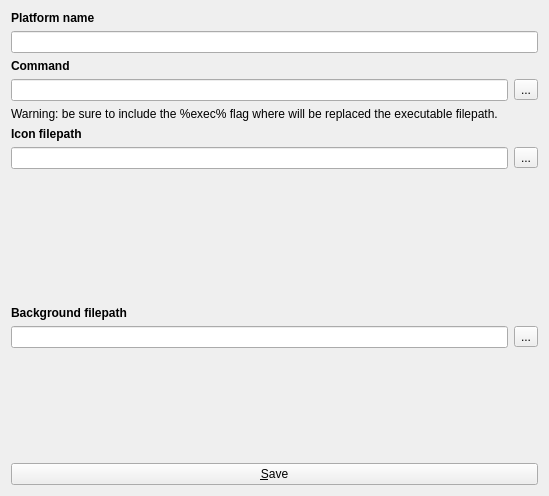
<?xml version="1.0" encoding="UTF-8"?>
<ui version="4.0">
 <class>Settings</class>
 <widget class="QWidget" name="Settings">
  <property name="geometry">
   <rect>
    <x>0</x>
    <y>0</y>
    <width>549</width>
    <height>496</height>
   </rect>
  </property>
  <property name="windowTitle">
   <string>Form</string>
  </property>
  <layout class="QVBoxLayout" name="verticalLayout_2">
   <item>
    <widget class="QLabel" name="label">
     <property name="font">
      <font>
       <weight>75</weight>
       <bold>true</bold>
      </font>
     </property>
     <property name="text">
      <string>Platform name</string>
     </property>
    </widget>
   </item>
   <item>
    <widget class="QLineEdit" name="platform"/>
   </item>
   <item>
    <widget class="QLabel" name="label_2">
     <property name="font">
      <font>
       <weight>75</weight>
       <bold>true</bold>
      </font>
     </property>
     <property name="text">
      <string>Command</string>
     </property>
    </widget>
   </item>
   <item>
    <layout class="QHBoxLayout" name="horizontalLayout_3">
     <item>
      <widget class="QLineEdit" name="command">
       <property name="toolTip">
        <string>Set here the absolute filepath to the platform binary. Be sure to include the %exec% flag where will be replaced the executable filepath.</string>
       </property>
       <property name="whatsThis">
        <string/>
       </property>
      </widget>
     </item>
     <item>
      <widget class="QToolButton" name="commandButton">
       <property name="text">
        <string>...</string>
       </property>
      </widget>
     </item>
    </layout>
   </item>
   <item>
    <widget class="QLabel" name="label_5">
     <property name="toolTip">
      <string/>
     </property>
     <property name="toolTipDuration">
      <number>-1</number>
     </property>
     <property name="statusTip">
      <string/>
     </property>
     <property name="whatsThis">
      <string/>
     </property>
     <property name="text">
      <string>Warning: be sure to include the %exec% flag where will be replaced the executable filepath. </string>
     </property>
    </widget>
   </item>
   <item>
    <widget class="QLabel" name="label_3">
     <property name="font">
      <font>
       <weight>75</weight>
       <bold>true</bold>
      </font>
     </property>
     <property name="text">
      <string>Icon filepath</string>
     </property>
    </widget>
   </item>
   <item>
    <layout class="QHBoxLayout" name="horizontalLayout">
     <item>
      <widget class="QLineEdit" name="icon"/>
     </item>
     <item>
      <widget class="QToolButton" name="iconButton">
       <property name="text">
        <string>...</string>
       </property>
      </widget>
     </item>
    </layout>
   </item>
   <item>
    <widget class="QLabel" name="iconImage">
     <property name="sizePolicy">
      <sizepolicy hsizetype="Fixed" vsizetype="Fixed">
       <horstretch>0</horstretch>
       <verstretch>0</verstretch>
      </sizepolicy>
     </property>
     <property name="minimumSize">
      <size>
       <width>125</width>
       <height>125</height>
      </size>
     </property>
     <property name="autoFillBackground">
      <bool>false</bool>
     </property>
     <property name="text">
      <string/>
     </property>
     <property name="scaledContents">
      <bool>true</bool>
     </property>
    </widget>
   </item>
   <item>
    <widget class="QLabel" name="label_4">
     <property name="font">
      <font>
       <weight>75</weight>
       <bold>true</bold>
      </font>
     </property>
     <property name="text">
      <string>Background filepath</string>
     </property>
    </widget>
   </item>
   <item>
    <layout class="QHBoxLayout" name="horizontalLayout_2">
     <item>
      <widget class="QLineEdit" name="background"/>
     </item>
     <item>
      <widget class="QToolButton" name="backgroundButton">
       <property name="text">
        <string>...</string>
       </property>
      </widget>
     </item>
    </layout>
   </item>
   <item>
    <widget class="QLabel" name="backgroundImage">
     <property name="sizePolicy">
      <sizepolicy hsizetype="Preferred" vsizetype="Preferred">
       <horstretch>0</horstretch>
       <verstretch>0</verstretch>
      </sizepolicy>
     </property>
     <property name="minimumSize">
      <size>
       <width>50</width>
       <height>50</height>
      </size>
     </property>
     <property name="text">
      <string/>
     </property>
     <property name="scaledContents">
      <bool>true</bool>
     </property>
    </widget>
   </item>
   <item>
    <spacer name="verticalSpacer">
     <property name="orientation">
      <enum>Qt::Vertical</enum>
     </property>
     <property name="sizeHint" stdset="0">
      <size>
       <width>20</width>
       <height>40</height>
      </size>
     </property>
    </spacer>
   </item>
   <item>
    <widget class="QPushButton" name="save">
     <property name="text">
      <string>&amp;Save</string>
     </property>
    </widget>
   </item>
  </layout>
 </widget>
 <resources/>
 <connections/>
</ui>
